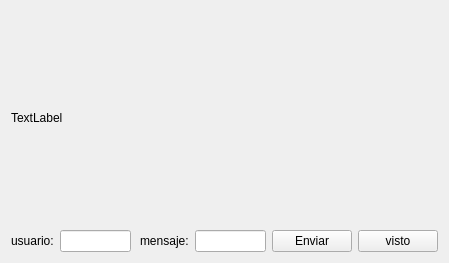
<?xml version="1.0" encoding="UTF-8"?>
<ui version="4.0">
 <class>Widget</class>
 <widget class="QWidget" name="Widget">
  <property name="geometry">
   <rect>
    <x>0</x>
    <y>0</y>
    <width>449</width>
    <height>263</height>
   </rect>
  </property>
  <property name="windowTitle">
   <string>Widget</string>
  </property>
  <layout class="QVBoxLayout" name="verticalLayout">
   <item>
    <widget class="QLabel" name="textEdit">
     <property name="text">
      <string>TextLabel</string>
     </property>
    </widget>
   </item>
   <item>
    <layout class="QHBoxLayout" name="horizontalLayout">
     <item>
      <widget class="QLabel" name="label_2">
       <property name="text">
        <string>usuario:</string>
       </property>
      </widget>
     </item>
     <item>
      <widget class="QLineEdit" name="user"/>
     </item>
     <item>
      <spacer name="horizontalSpacer">
       <property name="orientation">
        <enum>Qt::Horizontal</enum>
       </property>
       <property name="sizeHint" stdset="0">
        <size>
         <width>40</width>
         <height>20</height>
        </size>
       </property>
      </spacer>
     </item>
     <item>
      <widget class="QLabel" name="label">
       <property name="maximumSize">
        <size>
         <width>190</width>
         <height>300</height>
        </size>
       </property>
       <property name="text">
        <string>mensaje:</string>
       </property>
      </widget>
     </item>
     <item>
      <widget class="QLineEdit" name="lineEdit"/>
     </item>
     <item>
      <widget class="QPushButton" name="pushButton">
       <property name="text">
        <string>Enviar</string>
       </property>
      </widget>
     </item>
     <item>
      <widget class="QPushButton" name="pushButton_2">
       <property name="text">
        <string>visto</string>
       </property>
      </widget>
     </item>
    </layout>
   </item>
  </layout>
 </widget>
 <resources/>
 <connections/>
</ui>
